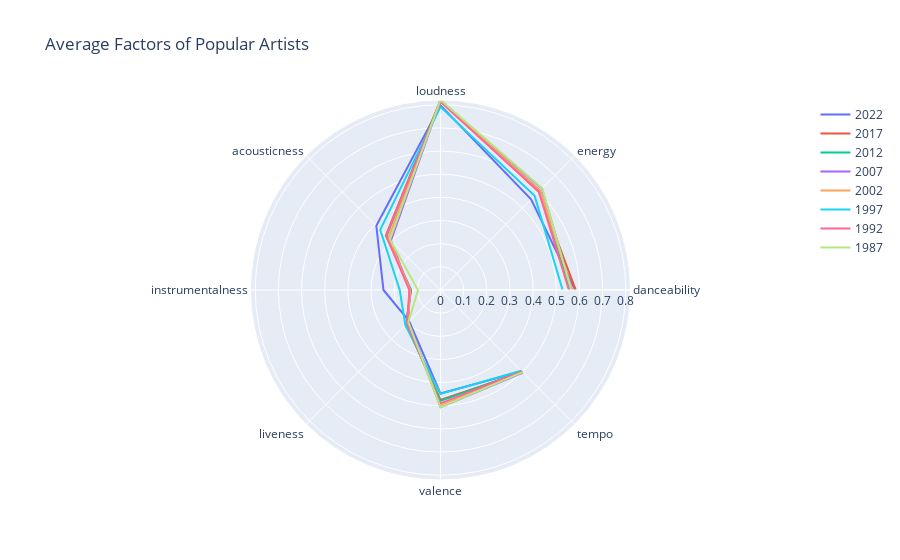

Source (notebook cell):
### Code cell
#  kindly visualize this with a line_polar using plotly express
fig = go.Figure()

for i, entry in enumerate(five_year_qualities):
    fig.add_trace(go.Scatterpolar(
            r = five_year_qualities.iloc[i],
            theta = relevant_qualities,
            mode = 'lines',
            name = five_year_qualities.index[i].astype(str),
        ))
    
    
fig.update_layout(
    title = 'Average Factors of Popular Artists',
    showlegend = True
)

fig.show()

### Figure 1 — Plotly figure (JSON) as saved in the notebook; plotly's stock layout.template omitted (floating-point values rounded to 4 significant figures)
{"data": [{"mode": "lines", "name": "2022", "r": [0.5816, 0.5533, 0.7975, 0.392, 0.2463, 0.1911, 0.4472, 0.4963], "theta": ["danceability", "energy", "loudness", "acousticness", "instrumentalness", "liveness", "valence", "tempo"], "type": "scatterpolar"}, {"mode": "lines", "name": "2017", "r": [0.5843, 0.6001, 0.8204, 0.3335, 0.1274, 0.2093, 0.475, 0.5016], "theta": ["danceability", "energy", "loudness", "acousticness", "instrumentalness", "liveness", "valence", "tempo"], "type": "scatterpolar"}, {"mode": "lines", "name": "2012", "r": [0.5572, 0.6073, 0.8174, 0.3296, 0.1285, 0.2088, 0.4788, 0.4997], "theta": ["danceability", "energy", "loudness", "acousticness", "instrumentalness", "liveness", "valence", "tempo"], "type": "scatterpolar"}, {"mode": "lines", "name": "2007", "r": [0.5665, 0.6196, 0.8183, 0.3023, 0.1334, 0.1951, 0.5064, 0.5038], "theta": ["danceability", "energy", "loudness", "acousticness", "instrumentalness", "liveness", "valence", "tempo"], "type": "scatterpolar"}, {"mode": "lines", "name": "2002", "r": [0.5692, 0.6071, 0.8166, 0.318, 0.131, 0.1997, 0.5009, 0.5003], "theta": ["danceability", "energy", "loudness", "acousticness", "instrumentalness", "liveness", "valence", "tempo"], "type": "scatterpolar"}, {"mode": "lines", "name": "1997", "r": [0.5275, 0.5749, 0.7908, 0.3681, 0.1762, 0.2145, 0.4486, 0.4928], "theta": ["danceability", "energy", "loudness", "acousticness", "instrumentalness", "liveness", "valence", "tempo"], "type": "scatterpolar"}, {"mode": "lines", "name": "1992", "r": [0.5546, 0.6006, 0.8128, 0.3315, 0.1345, 0.2044, 0.4903, 0.4974], "theta": ["danceability", "energy", "loudness", "acousticness", "instrumentalness", "liveness", "valence", "tempo"], "type": "scatterpolar"}, {"mode": "lines", "name": "1987", "r": [0.5645, 0.621, 0.8205, 0.3085, 0.09717, 0.1964, 0.5056, 0.502], "theta": ["danceability", "energy", "loudness", "acousticness", "instrumentalness", "liveness", "valence", "tempo"], "type": "scatterpolar"}], "layout": {"showlegend": true, "title": {"text": "Average Factors of Popular Artists"}}}
